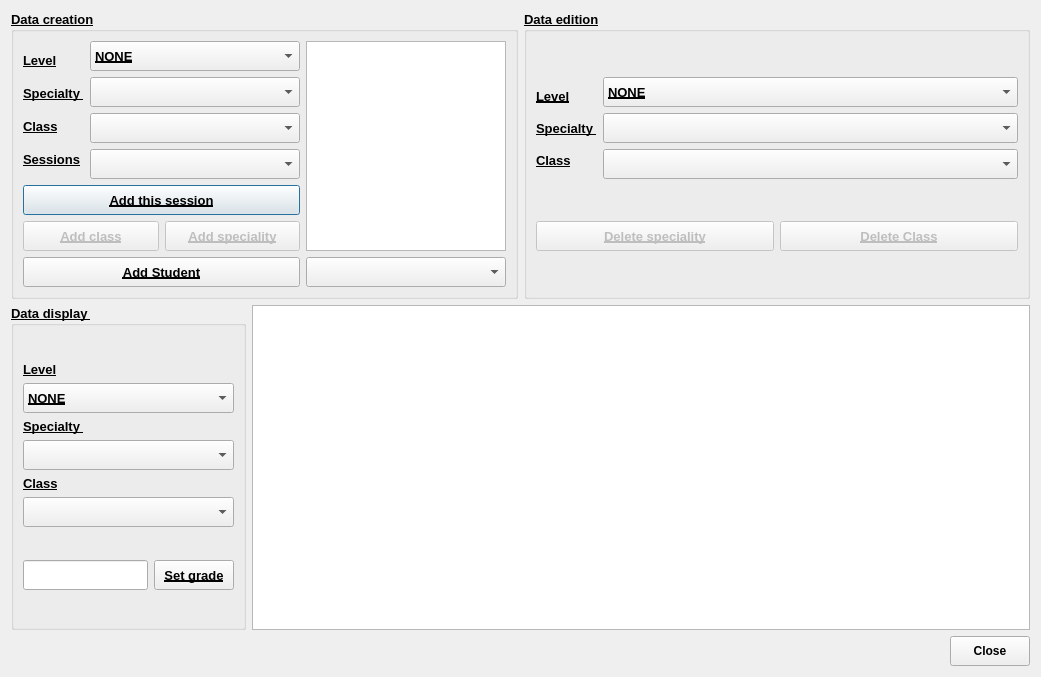
<?xml version="1.0" encoding="UTF-8"?>
<ui version="4.0">
 <class>Grades_management</class>
 <widget class="QDialog" name="Grades_management">
  <property name="geometry">
   <rect>
    <x>0</x>
    <y>0</y>
    <width>1041</width>
    <height>677</height>
   </rect>
  </property>
  <property name="sizePolicy">
   <sizepolicy hsizetype="Expanding" vsizetype="Expanding">
    <horstretch>0</horstretch>
    <verstretch>0</verstretch>
   </sizepolicy>
  </property>
  <property name="font">
   <font>
    <weight>75</weight>
    <bold>true</bold>
   </font>
  </property>
  <property name="windowTitle">
   <string>Esprit-RP : grades management</string>
  </property>
  <property name="styleSheet">
   <string notr="true"/>
  </property>
  <layout class="QVBoxLayout" name="verticalLayout_4">
   <item>
    <layout class="QHBoxLayout" name="horizontalLayout_3">
     <item>
      <widget class="QGroupBox" name="group_data_creation">
       <property name="sizePolicy">
        <sizepolicy hsizetype="Expanding" vsizetype="Preferred">
         <horstretch>0</horstretch>
         <verstretch>0</verstretch>
        </sizepolicy>
       </property>
       <property name="minimumSize">
        <size>
         <width>500</width>
         <height>0</height>
        </size>
       </property>
       <property name="font">
        <font>
         <pointsize>10</pointsize>
         <weight>75</weight>
         <bold>true</bold>
         <underline>true</underline>
        </font>
       </property>
       <property name="title">
        <string>Data creation</string>
       </property>
       <layout class="QHBoxLayout" name="horizontalLayout_4">
        <item>
         <layout class="QVBoxLayout" name="verticalLayout_5">
          <item>
           <layout class="QHBoxLayout" name="horizontalLayout">
            <item>
             <layout class="QVBoxLayout" name="verticalLayout">
              <item>
               <widget class="QLabel" name="label_level_creation">
                <property name="sizePolicy">
                 <sizepolicy hsizetype="Fixed" vsizetype="Fixed">
                  <horstretch>0</horstretch>
                  <verstretch>0</verstretch>
                 </sizepolicy>
                </property>
                <property name="text">
                 <string>Level</string>
                </property>
               </widget>
              </item>
              <item>
               <widget class="QLabel" name="label_specialty_creation">
                <property name="sizePolicy">
                 <sizepolicy hsizetype="Fixed" vsizetype="Fixed">
                  <horstretch>0</horstretch>
                  <verstretch>0</verstretch>
                 </sizepolicy>
                </property>
                <property name="text">
                 <string>Specialty </string>
                </property>
               </widget>
              </item>
              <item>
               <widget class="QLabel" name="Label_class">
                <property name="sizePolicy">
                 <sizepolicy hsizetype="Fixed" vsizetype="Fixed">
                  <horstretch>0</horstretch>
                  <verstretch>0</verstretch>
                 </sizepolicy>
                </property>
                <property name="text">
                 <string>Class</string>
                </property>
               </widget>
              </item>
              <item>
               <widget class="QLabel" name="label_sessions">
                <property name="sizePolicy">
                 <sizepolicy hsizetype="Fixed" vsizetype="Fixed">
                  <horstretch>0</horstretch>
                  <verstretch>0</verstretch>
                 </sizepolicy>
                </property>
                <property name="text">
                 <string>Sessions</string>
                </property>
               </widget>
              </item>
             </layout>
            </item>
            <item>
             <layout class="QVBoxLayout" name="verticalLayout_3">
              <item>
               <widget class="QComboBox" name="Combo_level_creation">
                <property name="sizePolicy">
                 <sizepolicy hsizetype="Preferred" vsizetype="Fixed">
                  <horstretch>0</horstretch>
                  <verstretch>0</verstretch>
                 </sizepolicy>
                </property>
                <property name="minimumSize">
                 <size>
                  <width>35</width>
                  <height>30</height>
                 </size>
                </property>
                <property name="editable">
                 <bool>false</bool>
                </property>
                <property name="maxVisibleItems">
                 <number>5</number>
                </property>
                <property name="duplicatesEnabled">
                 <bool>false</bool>
                </property>
                <property name="frame">
                 <bool>true</bool>
                </property>
                <item>
                 <property name="text">
                  <string>NONE</string>
                 </property>
                </item>
               </widget>
              </item>
              <item>
               <widget class="QComboBox" name="Combo_specialty_creation">
                <property name="sizePolicy">
                 <sizepolicy hsizetype="Expanding" vsizetype="Fixed">
                  <horstretch>0</horstretch>
                  <verstretch>0</verstretch>
                 </sizepolicy>
                </property>
                <property name="minimumSize">
                 <size>
                  <width>100</width>
                  <height>30</height>
                 </size>
                </property>
                <property name="currentIndex">
                 <number>-1</number>
                </property>
                <property name="maxVisibleItems">
                 <number>10</number>
                </property>
               </widget>
              </item>
              <item>
               <widget class="QComboBox" name="Combo_class">
                <property name="minimumSize">
                 <size>
                  <width>0</width>
                  <height>30</height>
                 </size>
                </property>
               </widget>
              </item>
              <item>
               <widget class="QComboBox" name="combo_sessions">
                <property name="sizePolicy">
                 <sizepolicy hsizetype="Preferred" vsizetype="Fixed">
                  <horstretch>0</horstretch>
                  <verstretch>0</verstretch>
                 </sizepolicy>
                </property>
                <property name="minimumSize">
                 <size>
                  <width>0</width>
                  <height>30</height>
                 </size>
                </property>
               </widget>
              </item>
             </layout>
            </item>
           </layout>
          </item>
          <item>
           <widget class="QPushButton" name="button_add_to_list">
            <property name="sizePolicy">
             <sizepolicy hsizetype="Preferred" vsizetype="Fixed">
              <horstretch>0</horstretch>
              <verstretch>0</verstretch>
             </sizepolicy>
            </property>
            <property name="minimumSize">
             <size>
              <width>0</width>
              <height>30</height>
             </size>
            </property>
            <property name="text">
             <string>Add this session</string>
            </property>
           </widget>
          </item>
          <item>
           <layout class="QHBoxLayout" name="horizontalLayout_2">
            <item>
             <widget class="QPushButton" name="button_creat_class">
              <property name="enabled">
               <bool>false</bool>
              </property>
              <property name="minimumSize">
               <size>
                <width>0</width>
                <height>30</height>
               </size>
              </property>
              <property name="text">
               <string>Add class</string>
              </property>
             </widget>
            </item>
            <item>
             <widget class="QPushButton" name="button_create_speciality">
              <property name="enabled">
               <bool>false</bool>
              </property>
              <property name="sizePolicy">
               <sizepolicy hsizetype="Preferred" vsizetype="Fixed">
                <horstretch>0</horstretch>
                <verstretch>0</verstretch>
               </sizepolicy>
              </property>
              <property name="minimumSize">
               <size>
                <width>0</width>
                <height>30</height>
               </size>
              </property>
              <property name="styleSheet">
               <string notr="true"/>
              </property>
              <property name="text">
               <string>Add speciality</string>
              </property>
             </widget>
            </item>
           </layout>
          </item>
          <item>
           <widget class="QPushButton" name="Button_add_student">
            <property name="minimumSize">
             <size>
              <width>0</width>
              <height>30</height>
             </size>
            </property>
            <property name="text">
             <string>Add Student</string>
            </property>
           </widget>
          </item>
         </layout>
        </item>
        <item>
         <layout class="QVBoxLayout" name="verticalLayout_8">
          <item>
           <widget class="QListWidget" name="list_sessions">
            <property name="sizePolicy">
             <sizepolicy hsizetype="Fixed" vsizetype="Preferred">
              <horstretch>0</horstretch>
              <verstretch>0</verstretch>
             </sizepolicy>
            </property>
            <property name="maximumSize">
             <size>
              <width>200</width>
              <height>16777215</height>
             </size>
            </property>
           </widget>
          </item>
          <item>
           <widget class="QComboBox" name="combo_student_list">
            <property name="sizePolicy">
             <sizepolicy hsizetype="Preferred" vsizetype="Fixed">
              <horstretch>0</horstretch>
              <verstretch>0</verstretch>
             </sizepolicy>
            </property>
            <property name="minimumSize">
             <size>
              <width>0</width>
              <height>30</height>
             </size>
            </property>
           </widget>
          </item>
         </layout>
        </item>
       </layout>
      </widget>
     </item>
     <item>
      <widget class="QGroupBox" name="group_data_edition">
       <property name="sizePolicy">
        <sizepolicy hsizetype="Expanding" vsizetype="Preferred">
         <horstretch>0</horstretch>
         <verstretch>0</verstretch>
        </sizepolicy>
       </property>
       <property name="font">
        <font>
         <pointsize>10</pointsize>
         <weight>75</weight>
         <bold>true</bold>
         <underline>true</underline>
         <strikeout>false</strikeout>
        </font>
       </property>
       <property name="title">
        <string>Data edition</string>
       </property>
       <property name="checkable">
        <bool>false</bool>
       </property>
       <property name="checked">
        <bool>false</bool>
       </property>
       <layout class="QHBoxLayout" name="horizontalLayout_12">
        <item>
         <layout class="QVBoxLayout" name="verticalLayout_2">
          <item>
           <layout class="QHBoxLayout" name="horizontalLayout_10">
            <property name="spacing">
             <number>6</number>
            </property>
            <property name="topMargin">
             <number>0</number>
            </property>
            <item>
             <layout class="QHBoxLayout" name="horizontalLayout_9">
              <item>
               <layout class="QVBoxLayout" name="verticalLayout_11">
                <item>
                 <widget class="QLabel" name="label_Level_edition">
                  <property name="sizePolicy">
                   <sizepolicy hsizetype="Fixed" vsizetype="Preferred">
                    <horstretch>0</horstretch>
                    <verstretch>0</verstretch>
                   </sizepolicy>
                  </property>
                  <property name="text">
                   <string>Level</string>
                  </property>
                 </widget>
                </item>
                <item>
                 <widget class="QLabel" name="label_specialty_edition">
                  <property name="sizePolicy">
                   <sizepolicy hsizetype="Fixed" vsizetype="Fixed">
                    <horstretch>0</horstretch>
                    <verstretch>0</verstretch>
                   </sizepolicy>
                  </property>
                  <property name="text">
                   <string>Specialty </string>
                  </property>
                 </widget>
                </item>
                <item>
                 <widget class="QLabel" name="label_class_edition">
                  <property name="sizePolicy">
                   <sizepolicy hsizetype="Fixed" vsizetype="Preferred">
                    <horstretch>0</horstretch>
                    <verstretch>0</verstretch>
                   </sizepolicy>
                  </property>
                  <property name="text">
                   <string>Class</string>
                  </property>
                 </widget>
                </item>
               </layout>
              </item>
              <item>
               <layout class="QVBoxLayout" name="verticalLayout_12">
                <item>
                 <widget class="QComboBox" name="Combo_level_edition">
                  <property name="sizePolicy">
                   <sizepolicy hsizetype="Expanding" vsizetype="Fixed">
                    <horstretch>0</horstretch>
                    <verstretch>0</verstretch>
                   </sizepolicy>
                  </property>
                  <property name="minimumSize">
                   <size>
                    <width>0</width>
                    <height>30</height>
                   </size>
                  </property>
                  <property name="editable">
                   <bool>false</bool>
                  </property>
                  <property name="maxVisibleItems">
                   <number>5</number>
                  </property>
                  <property name="duplicatesEnabled">
                   <bool>false</bool>
                  </property>
                  <property name="frame">
                   <bool>true</bool>
                  </property>
                  <item>
                   <property name="text">
                    <string>NONE</string>
                   </property>
                  </item>
                 </widget>
                </item>
                <item>
                 <widget class="QComboBox" name="Combo_specialty_edition">
                  <property name="sizePolicy">
                   <sizepolicy hsizetype="Expanding" vsizetype="Fixed">
                    <horstretch>0</horstretch>
                    <verstretch>0</verstretch>
                   </sizepolicy>
                  </property>
                  <property name="minimumSize">
                   <size>
                    <width>0</width>
                    <height>30</height>
                   </size>
                  </property>
                  <property name="currentIndex">
                   <number>-1</number>
                  </property>
                  <property name="maxVisibleItems">
                   <number>10</number>
                  </property>
                 </widget>
                </item>
                <item>
                 <widget class="QComboBox" name="combo_class_edition">
                  <property name="sizePolicy">
                   <sizepolicy hsizetype="Expanding" vsizetype="Fixed">
                    <horstretch>0</horstretch>
                    <verstretch>0</verstretch>
                   </sizepolicy>
                  </property>
                  <property name="minimumSize">
                   <size>
                    <width>0</width>
                    <height>30</height>
                   </size>
                  </property>
                 </widget>
                </item>
               </layout>
              </item>
             </layout>
            </item>
           </layout>
          </item>
          <item>
           <layout class="QHBoxLayout" name="horizontalLayout_8">
            <item>
             <widget class="QPushButton" name="button_delete_speciality">
              <property name="enabled">
               <bool>false</bool>
              </property>
              <property name="sizePolicy">
               <sizepolicy hsizetype="Minimum" vsizetype="Fixed">
                <horstretch>0</horstretch>
                <verstretch>0</verstretch>
               </sizepolicy>
              </property>
              <property name="minimumSize">
               <size>
                <width>0</width>
                <height>30</height>
               </size>
              </property>
              <property name="text">
               <string>Delete speciality</string>
              </property>
             </widget>
            </item>
            <item>
             <widget class="QPushButton" name="button_delete">
              <property name="enabled">
               <bool>false</bool>
              </property>
              <property name="sizePolicy">
               <sizepolicy hsizetype="Minimum" vsizetype="Fixed">
                <horstretch>0</horstretch>
                <verstretch>0</verstretch>
               </sizepolicy>
              </property>
              <property name="minimumSize">
               <size>
                <width>0</width>
                <height>30</height>
               </size>
              </property>
              <property name="text">
               <string>Delete Class</string>
              </property>
             </widget>
            </item>
           </layout>
          </item>
         </layout>
        </item>
       </layout>
      </widget>
     </item>
    </layout>
   </item>
   <item>
    <layout class="QHBoxLayout" name="horizontalLayout_5">
     <item>
      <widget class="QGroupBox" name="group_data_display">
       <property name="sizePolicy">
        <sizepolicy hsizetype="Preferred" vsizetype="Preferred">
         <horstretch>0</horstretch>
         <verstretch>0</verstretch>
        </sizepolicy>
       </property>
       <property name="font">
        <font>
         <pointsize>10</pointsize>
         <weight>75</weight>
         <bold>true</bold>
         <underline>true</underline>
        </font>
       </property>
       <property name="title">
        <string>Data display </string>
       </property>
       <layout class="QVBoxLayout" name="verticalLayout_6">
        <item>
         <layout class="QVBoxLayout" name="verticalLayout_7">
          <item>
           <widget class="QLabel" name="label_level_display">
            <property name="sizePolicy">
             <sizepolicy hsizetype="Fixed" vsizetype="Fixed">
              <horstretch>0</horstretch>
              <verstretch>0</verstretch>
             </sizepolicy>
            </property>
            <property name="text">
             <string>Level</string>
            </property>
           </widget>
          </item>
          <item>
           <widget class="QComboBox" name="Combo_level_display">
            <property name="sizePolicy">
             <sizepolicy hsizetype="Preferred" vsizetype="Fixed">
              <horstretch>0</horstretch>
              <verstretch>0</verstretch>
             </sizepolicy>
            </property>
            <property name="minimumSize">
             <size>
              <width>35</width>
              <height>30</height>
             </size>
            </property>
            <property name="editable">
             <bool>false</bool>
            </property>
            <property name="maxVisibleItems">
             <number>5</number>
            </property>
            <property name="duplicatesEnabled">
             <bool>false</bool>
            </property>
            <property name="frame">
             <bool>true</bool>
            </property>
            <item>
             <property name="text">
              <string>NONE</string>
             </property>
            </item>
           </widget>
          </item>
          <item>
           <widget class="QLabel" name="label_specialty_display">
            <property name="sizePolicy">
             <sizepolicy hsizetype="Fixed" vsizetype="Fixed">
              <horstretch>0</horstretch>
              <verstretch>0</verstretch>
             </sizepolicy>
            </property>
            <property name="text">
             <string>Specialty </string>
            </property>
           </widget>
          </item>
          <item>
           <widget class="QComboBox" name="Combo_specialty_display">
            <property name="sizePolicy">
             <sizepolicy hsizetype="Preferred" vsizetype="Fixed">
              <horstretch>0</horstretch>
              <verstretch>0</verstretch>
             </sizepolicy>
            </property>
            <property name="minimumSize">
             <size>
              <width>100</width>
              <height>30</height>
             </size>
            </property>
            <property name="currentIndex">
             <number>-1</number>
            </property>
            <property name="maxVisibleItems">
             <number>10</number>
            </property>
           </widget>
          </item>
          <item>
           <widget class="QLabel" name="label_class_display">
            <property name="sizePolicy">
             <sizepolicy hsizetype="Fixed" vsizetype="Fixed">
              <horstretch>0</horstretch>
              <verstretch>0</verstretch>
             </sizepolicy>
            </property>
            <property name="text">
             <string>Class</string>
            </property>
           </widget>
          </item>
          <item>
           <widget class="QComboBox" name="Combo_class_display">
            <property name="sizePolicy">
             <sizepolicy hsizetype="Preferred" vsizetype="Fixed">
              <horstretch>0</horstretch>
              <verstretch>0</verstretch>
             </sizepolicy>
            </property>
            <property name="minimumSize">
             <size>
              <width>100</width>
              <height>30</height>
             </size>
            </property>
            <property name="currentIndex">
             <number>-1</number>
            </property>
            <property name="maxVisibleItems">
             <number>10</number>
            </property>
           </widget>
          </item>
         </layout>
        </item>
        <item>
         <layout class="QHBoxLayout" name="horizontalLayout_7">
          <item>
           <widget class="QLineEdit" name="line_grade">
            <property name="sizePolicy">
             <sizepolicy hsizetype="Fixed" vsizetype="Fixed">
              <horstretch>0</horstretch>
              <verstretch>0</verstretch>
             </sizepolicy>
            </property>
            <property name="minimumSize">
             <size>
              <width>120</width>
              <height>30</height>
             </size>
            </property>
           </widget>
          </item>
          <item>
           <widget class="QPushButton" name="button_set_grade">
            <property name="minimumSize">
             <size>
              <width>0</width>
              <height>30</height>
             </size>
            </property>
            <property name="text">
             <string>Set grade</string>
            </property>
           </widget>
          </item>
         </layout>
        </item>
       </layout>
      </widget>
     </item>
     <item>
      <widget class="QTableView" name="table_students">
       <attribute name="horizontalHeaderShowSortIndicator" stdset="0">
        <bool>true</bool>
       </attribute>
       <attribute name="horizontalHeaderStretchLastSection">
        <bool>true</bool>
       </attribute>
      </widget>
     </item>
    </layout>
   </item>
   <item>
    <layout class="QHBoxLayout" name="horizontalLayout_6">
     <item>
      <spacer name="horizontalSpacer">
       <property name="orientation">
        <enum>Qt::Horizontal</enum>
       </property>
       <property name="sizeHint" stdset="0">
        <size>
         <width>40</width>
         <height>20</height>
        </size>
       </property>
      </spacer>
     </item>
     <item>
      <widget class="QPushButton" name="button_close">
       <property name="minimumSize">
        <size>
         <width>0</width>
         <height>30</height>
        </size>
       </property>
       <property name="text">
        <string>Close</string>
       </property>
      </widget>
     </item>
    </layout>
   </item>
  </layout>
 </widget>
 <resources/>
 <connections/>
</ui>
